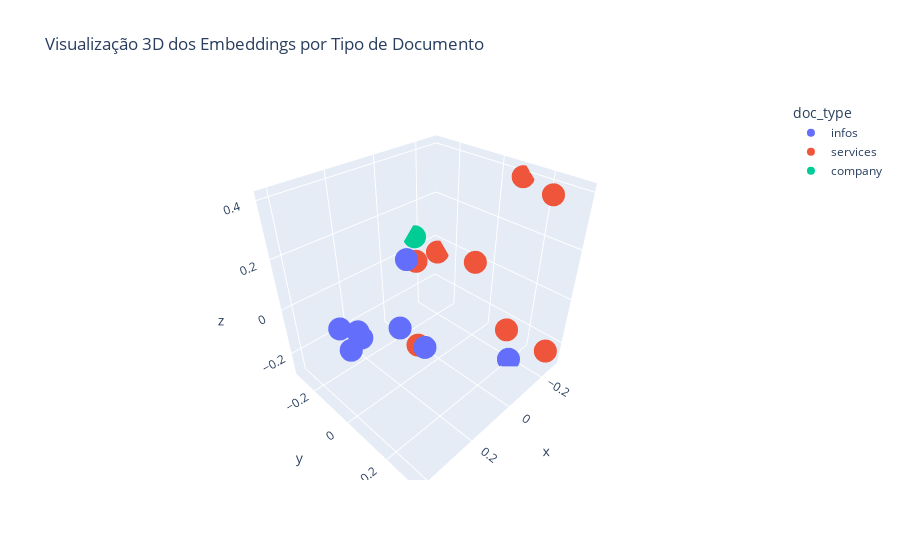

This figure's notebook cell:
### Code cell
# Reduz para 3D
pca = PCA(n_components=3)
emb_3d = pca.fit_transform(emb_vectors)

# Cria DataFrame
df = pd.DataFrame({
    "x": emb_3d[:, 0],
    "y": emb_3d[:, 1],
    "z": emb_3d[:, 2],
    "text": texts,
    "doc_type": doc_types
})

# Gráfico 3D com Plotly
fig = px.scatter_3d(
    df, x="x", y="y", z="z",
    color="doc_type",
    hover_data=["text"],
    title="Visualização 3D dos Embeddings por Tipo de Documento"
)

fig.show()

### Figure 1 — Plotly figure (JSON) as saved in the notebook; plotly's stock layout.template omitted (floating-point values rounded to 4 significant figures)
{"data": [{"customdata": [["Antracnose\n(Colletotrichum truncatum)\n\nAntracnose: sintomas, manejo, tempo de vida\n\nA antracnose é uma doença da soja, causada pelo fungo Colletotrichum truncatum em regiões tropicais do Brasil, incluindo o Cerrado Brasileiro e a região do MaToPiBa. No sul do Brasil, em safras chuvosas também tem se destacado como um grande desafio ao manejo da antracnose. Danos na redução da população de plantas, na produtividade e na qualidade de semente podem ocorrer pelo ataque desse fungo.\n\nO alto impacto que a antracnose apresenta sobre a produtividade é devido à inicialmente pode prejudicar o desenvolvimento inicial de plantas quando ataca cotilédones e posteriormente por afetar diretamente as vagens, podendo causar abortamento total das vagens ou danos parciais ao enchimento dos grãos."], ["Desenvolvimento da antracnose\nA disseminação da antracnose ocorre a partir de sementes infectadas e restos culturais infectados, sendo auxiliada pelo vento e respingos da chuva. Alta população de plantas ou após o fechamento das linhas, associada ao molhamento foliar prolongado e temperatura entre 18 e 25ºC são condições favoráveis para o estabelecimento da doença.\n\nPlântulas originadas de sementes infectadas podem morrer durante a germinação ou germinar com necrose dos cotilédones que se estende para o hipocótilo e radícula, provocando tombamento.\n\nA esporulação do fungo é observada com temperaturas inferiores a 35ºC. Infecções nos cotilédones, haste e folhas ocorrem predominantemente no estádio vegetativo com o inóculo inicial oriundo da semente ou restos culturais. Com o início da floração há transmissão do inóculo para a flor, impedindo a fecundação e formação dos grãos, ou para o legume, contaminando o grão em formação."], ["Atraso na colheita ou muita chuva no final do ciclo promovem a contaminação massiva dos grãos. Para que ocorra a doença é necessária a interação do patógeno Colletotrichum truncatum, hospedeiro suscetível e ambiente favorável, gerando o triângulo da doença.\n\n\nCom o início da floração há transmissão do inóculo da folha para a flor\n\nA flor infectada pelo patógeno é impedida de ser fecundada, resultando em abortamento de legumes e originando legumes sem grãos. As folhas e flores infectadas também podem servir de inóculo para os legumes, contaminando os grãos em formação. Através da infecção do patógeno nos legumes, poderá haver abertura desses.\n\nEstratégias de Manejo da antracnose:"], ["Estratégias de Manejo da antracnose:\n\nRotação de culturas com espécies não-hospedeiras ao patógeno.\nUso de sementes sadias livres do patógeno\nTratamento das sementes com fungicidas eficientes\nAdequação do arranjo populacional de plantas\nNíveis nutricionais adequados são importantes para as defesas da planta\nUso de cultivares menos suscetíveis\nControle químico com o uso de fungicidas\n\nMonitoramento das áreas\n\nDeve-se ter uma atenção especial ao monitoramento da antracnose ainda na fase vegetativa da soja, que é quando iniciam as lesões nas folhas. Muitas vezes, por falta de atenção, os sintomas passam despercebidos, e após o patógeno atingir flores e legumes o controle estará praticamente comprometido. Significativos danos na produtividade e qualidade dos grãos advém dos erros de posicionamento do controle.\n\nO monitoramento deve ser realizado com cautela, pois é uma doença da soja silenciosa, que ocorre no interior do dossel."], ["O monitoramento deve ser realizado com cautela, pois é uma doença da soja silenciosa, que ocorre no interior do dossel.\n\nO Posicionamento de Fungicidas\nO planejamento do programa fungicida deverá contemplar ação sobre antracnose em áreas de risco e com condições favoráveis de clima. A proteção inicial deverá ocorrer ainda no tratamento de semente, o qual é essencial para reduzir a transmissibilidade do fungo se caso esteja presente na semente e para dar uma proteção ao desenvolvimento inicial das plantas. Após isso, aplicações de fungicidas em parte aérea deverão dar continuidade à essa proteção. Lembrando, que mais importante que utilizar fungicidas eficientes, é o momento em que serão feitas as aplicações."], ["Para um controle efetivo iniciar cedo as aplicações é fundamental. Em áreas de elevada pressão, região tropical, Tocantins, sob condições favoráveis, pesquisadores têm notado que aplicações entre 15 e 20 dias após a emergência podem ser necessárias. Em áreas de menor pressão poderá ser um pouco mais tarde.\n\nO manejo de fungicida ainda nos estádios vegetativos da soja serão decisivos. Nesses estádios se consegue ainda depositar eficientemente produto no dossel inferior das plantas e se consegue dessa forma reduzir à construção de inóculo sobre a planta.\n\nÉ importante que no início da floração (R1) seja feita uma aplicação. À floração é um momento bastante crítico devido à possível transferência de inóculo das folhas para as flores. Aplicações subsequentes à floração também serão importantes, pois poderá haver transmissão de inóculo diretamente às vagens. O período de início de formação de vagens também é bastante crítico."], ["Recomenda-se trabalhar com intervalos entre aplicações não superiores a 15 dias e usar produtos eficientes, corretamente selecionados, com adição de reforços para ampliar espectro de controle e reduzir risco de resistência."], ["Oct 10, 2021\nAgricultura Preditiva\nO uso de inteligencia artificial e a analise preditiva de doenças e pragas no ambiente de cultivo, bem como a predição de eventos climáticos como a geada ajudam os produtores rurais a reduzir significativamente o custo operacional, a aplicação de defensivos e atua com foco na prevenção de doenças."]], "hovertemplate": "doc_type=infos<br>x=%{x}<br>y=%{y}<br>z=%{z}<br>text=%{customdata[0]}<extra></extra>", "legendgroup": "infos", "marker": {"color": "#636efa", "symbol": "circle"}, "mode": "markers", "name": "infos", "scene": "scene", "showlegend": true, "type": "scatter3d", "x": [0.3983, 0.4174, 0.3802, 0.3263, 0.1852, 0.1602, -0.1703, -0.08224], "y": [-0.03582, 0.04254, 0.03165, -0.03162, -0.007408, 0.08622, 0.2077, -0.2635], "z": [0.06329, 0.04048, 0.08161, -0.01428, -0.04256, -0.0861, -0.2822, 0.0008497]}, {"customdata": [["A Prediza fornece serviços de :\n\nRuído ambiental\nO ruído excessivo e a poluição sonora geram transtornos diversos para toda a comunidade no entorno de uma empresa. Com o monitoramento de ruído ambiental para cidades, indústrias e empresas que trabalham com geração de energia, entre outros, ajudamos a enfrentar com eficiência este desafio. Isso é feito via coleta e geração de dados que auxiliam nas decisões estratégicas que permitam a supressão dos riscos ligados à produção de ruídos, bem como corrigir problemas e aumentar a eficiência produtiva.\nOnde a plataforma inteligente da Prediza pode fazer! \n\nMonitoramento permanente e contínuo de ruido ambiental, conforme a malha amostral e pontos de ruido.\n\nA partir dos dados monitorados, realizamos a simulação acústica considerando características predominantes do evento.\n\nGeração de mapas de ruído, considerando o comportamento das curvas isofônicas no meio ambiente."], ["Geração de mapas de ruído, considerando o comportamento das curvas isofônicas no meio ambiente.\n\nRelatórios de campanha de monitoramento de ruído conforme os níveis de critérios estabelecidos pela legislação.\n\nUtilize a modelagem acústica para a adequação de sua malha amostral.\n\nPossibilidade de adicionar fontes sonoras de interesse para otimizar e delimitar o limite de interferência ambiental.\n\nApontamento dos locais de riscos ambientais. \n\nRelatórios detalhados\nFornecemos relatórios em tempo real do monitoramento de ruído. Estes contêm o conjunto de dados estruturados e organizados conforme os parâmetros acústicos desejados de todos os pontos de monitoramento.\n\nRuído ambiental\nAtravés da leitura de variável das máquinas (Machine-to-Machine), por exemplo: aerogeradores ou dados do chão de fábrica (CLP), é possível identificar e prever pontos de stress e manutenção preventiva e influência do equipamento no meio ambiente."], ["A Prediza fornece serviços de desenvolvedores, onde, podemos criar sua machine learning de acordo com suas necessidades, utilize modelos preditivos e tenha acesso a técnicas de classificação, de árvore de decisão e visão computacional para gerar informações e previsões para seu negócio."], ["A Prediza fornece serviços de:\nAgricultura Preditiva - Visto que na agricultura, melhores soluções tecnológicas significam melhores resultados. Com a análise preditiva e visão computacional, a Prediza traz informações em tempo real para previsibilidade mais precisa de riscos. Assim eleva a segurança no manejo, a diminuição de custos e o aumento de produtividade. Tudo isso significa mais desempenho para o negócio e mais proteção para o meio ambiente."], ["Detecção de Doenças - Analisando a suscetibilidade de cada cultivar em cada estádio fenológico. Assim predizemos a ocorrência de doenças como, por exemplo, o míldio e a glomerella na videira, o ódio e a ferrugem asiática na soja e antracnose na mangueira, entre várias outras.\nPor ser um método de antecipação, é possível fazer reais tratamentos preventivos reais, evitando o problema antes de ocorrer.\nAssim, reduzimos a quantidade de aplicações e entradas no campo, bem como gastos financeiros causados pela aplicação excessiva de produtos de tratamentos de calendário, o que leva a um manejo mais seguro e sustentável, com diminuição de custos e aumento de produtividade."], ["Análise de Microclima, visto que chuvas mal distribuídas, geada, evapotranspiração e estiagem são ameaças sempre crescentes, devido às mudanças climáticas e particularidades específicas de cada região produtora.\nA instabilidade e mudança climática, aliadas a condições extremas, que se apresenta em determinadas regiões, traz a necessidade de contar com projetos da análise preditiva com georreferência na propriedade para a previsão precisa dessas ações no microclima.\n\nAlém do serviços de caderno de campo e rastreabilidade, visto que caderno de campo inteligente com georreferenciamento, relatórios de atividade de manejo, página de rastreabilidade, impressão de etiquetas, QR Code, visualização de atividades atrasadas e pendentes são apenas algumas das funcionalidades do nosso serviço. Tudo isso sem custo adicional e sem custo de licença por usuário."], ["A Prediza fornece serviços de sensoriamento remoto integrado à plataforma de inteligência artificial.\n\nMuito além de imagens de NDVI, fornecemos um conjunto de índices, oriundos de satélites como Landsat e Sentinel, para acompanhar o uso do solo, a qualidade da vegetação e o ciclo fenológico de cada cultivar.\n\nTenha os principais índices utilizados incorporados à plataforma da Prediza:\n\nÍndice de Vegetação De Borda Vermelha (RECl)\nPermite entender a atividade fotossintética na cobertura do dossel\n\nVegetação Ajustado Ao Solo Modificado (MSAVI)\nÉ utilizado para mitigar os efeitos do solo quando o NDVI não fornece informação confiável.\n\nÍndice De vegetação Da diferença De Verde Normalizado (GNDVI)\nO GNDVI é baseado no NDVI para identificar o teor de nitrogênio da vegetação.\n\nÍndice De Água Por Diferença Normalizada (NDWI)\nSão utilizados para demarcar áreas alagadas, avaliar a turbidez da água e identificar solos com excesso de umidade."], ["Índice De Água Por Diferença Normalizada (NDWI)\nSão utilizados para demarcar áreas alagadas, avaliar a turbidez da água e identificar solos com excesso de umidade.\n\nÍndice De Vegetação Ajustado Ao Solo (SAVI)\nO SAVI é utilizado em regiões aridas e semiáridas para acompanhar a vegetação.\n\nÍndice De Vegetação Ajustado Ao Solo Otimizado (OSAVI)\nO OSAVI é baeado no SAVI e utilizado para monitorar vegetações de baixa densidade.\n\nÍndice De Vegetação Resistente À Atmosfera (ARVI)\nO ARVI é utilizado para monitorar o índice de vegetação quando a região possuí muita poluição do ar.\n\nOutros índices\nÍndice De Vegetação Melhorado (EVI)\nÍndice De Queima Por Razão Normalizada (NBR)\nÍndice De Pigmento Insensível À Estrutura (SIPI)\nÍndice De Clorofila Verde (GCI)\nÍndice De Neve De Diferença Normalizada (NDSI)"]], "hovertemplate": "doc_type=services<br>x=%{x}<br>y=%{y}<br>z=%{z}<br>text=%{customdata[0]}<extra></extra>", "legendgroup": "services", "marker": {"color": "#EF553B", "symbol": "circle"}, "mode": "markers", "name": "services", "scene": "scene", "showlegend": true, "type": "scatter3d", "x": [-0.257, -0.2279, -0.2806, -0.1621, 0.1416, -0.1888, -0.2865, -0.1902], "y": [0.1268, 0.3223, -0.2835, -0.2938, 0.03304, -0.0005064, 0.09726, 0.2705], "z": [-0.2348, -0.2022, -0.05553, -0.05519, -0.1218, 0.05672, 0.3875, 0.4069]}, {"customdata": [["Sobre a Prediza\nA Prediza é uma empresa de ciência da computação aplicada na agricultura, energia e meio ambiente. Apoiando nas tomadas de decisões com uso de inteligência baseada em dados do meio ambiente, do solo, da planta, do microclima e do manejo da lavoura para gerar maior rentabilidade e produtividade.\n\nA Prediza desenvolve soluções de inteligência artificial e IoT para a agricultura.\n\nPioneira em inteligência artificial, ciência de dados e internet das coisas para mapear e predizer cenários de riscos que impactam a produção agricola. Simplificamos e otimizamos a tomanda de decisão para o planejamento, gestão e manejo no campo.\n\nAcelerada pela Ventiur Aceleradora, investida pelo Ministério de Ciência, Tecnologia e Inovação pelo programa FINEP Startup e possui o Grupo Piccin e Molinos Ca*uelas como socios investidores.\n\nA Prediza está localizada no parque tecnológico, TECNOUCS, da Universidade de Caxias do Sul no Rio Grande do Sul."]], "hovertemplate": "doc_type=company<br>x=%{x}<br>y=%{y}<br>z=%{z}<br>text=%{customdata[0]}<extra></extra>", "legendgroup": "company", "marker": {"color": "#00cc96", "symbol": "circle"}, "mode": "markers", "name": "company", "scene": "scene", "showlegend": true, "type": "scatter3d", "x": [-0.1637], "y": [-0.3018], "z": [0.05725]}], "layout": {"legend": {"title": {"text": "doc_type"}, "tracegroupgap": 0}, "scene": {"domain": {"x": [0, 1], "y": [0, 1]}, "xaxis": {"title": {"text": "x"}}, "yaxis": {"title": {"text": "y"}}, "zaxis": {"title": {"text": "z"}}}, "title": {"text": "Visualização 3D dos Embeddings por Tipo de Documento"}}}
